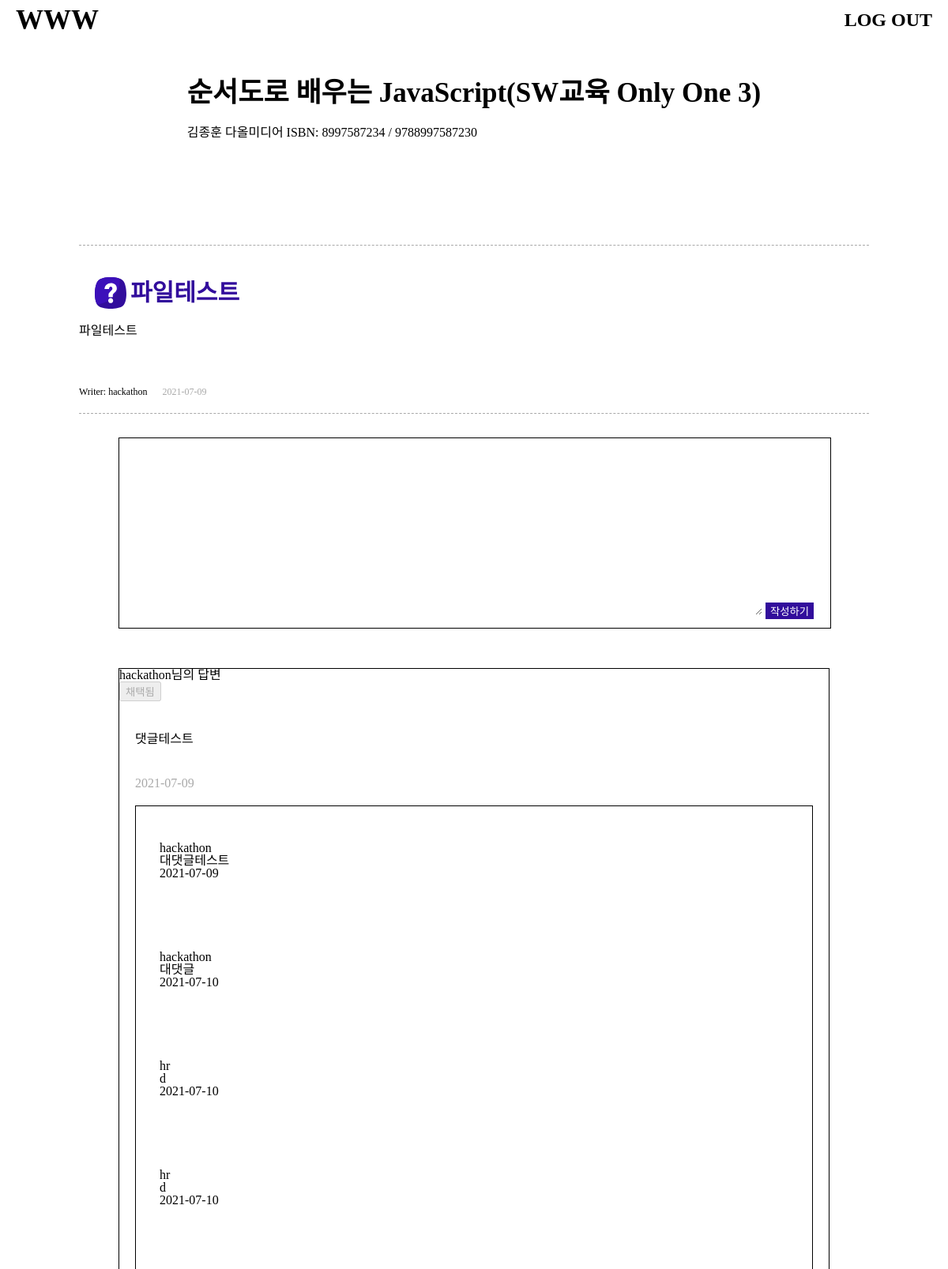
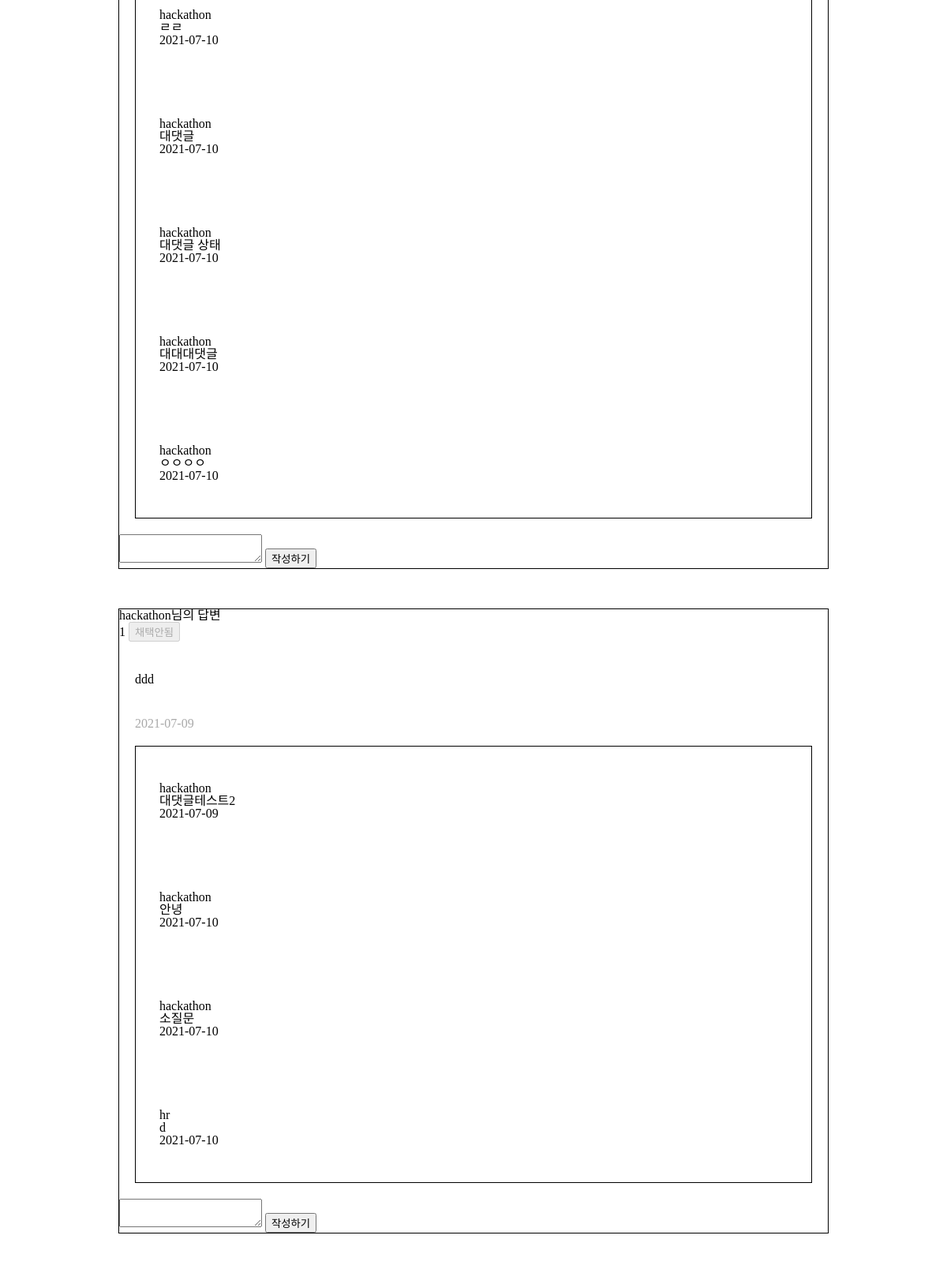
Screenshot of /qna/detail_back/4 (signed in, upper part) with the database file from the repository (2 pictures, top to bottom).
### qna/models.py (models this page shows, shortened)
class Book(models.Model):
    isbn = CharField(max_length=100)
    title = CharField(max_length=255)
    author = CharField(max_length=100)
    publisher = CharField(max_length=255)
    imageUrl = CharField(max_length=500, null=True)

class Qna(models.Model):
    room = ForeignKey(Room, on_delete=CASCADE)
    title = CharField(max_length=500)
    writer = ForeignKey(Profile, on_delete=CASCADE)
    content = TextField()
    isfile = BooleanField(default=False)
    pubdate = DateTimeField(auto_now_add=True)
    chapter = IntegerField()
    page = IntegerField()
    qnum = CharField(max_length=100, null=True)
    selected = BooleanField(default=False)

class Comment(models.Model):
    qna = ForeignKey(Qna, on_delete=CASCADE, null=True)
    writer = ForeignKey(Profile, on_delete=CASCADE)
    content = TextField()
    isfile = BooleanField(default=False)
    pubdate = DateTimeField(auto_now_add=True)
    parent = IntegerField()
    depth = IntegerField(default=1)
    selected = BooleanField(default=False)

### account/models.py (models this page shows, shortened)
class Profile(models.Model):
    user = OneToOneField(User, on_delete=models.CASCADE)
    point = IntegerField(default=0)
    nickname = CharField(max_length=45)

### qna/views.py (the view)
# urls.py: path('detail_back/<int:qna_id>', detail_back, name="detail_back"),
def detail_back(request, qna_id):
    qna = Qna.objects.get(id=qna_id)
    comments = Comment.objects.filter(qna = qna, parent = 0)
    replydict = {}
    for comment in comments:
        replylist = []
        replies = Comment.objects.filter(parent = comment.id)
        for reply in replies:
            replylist.append(reply)
        replydict[str(comment.id)] = replylist
    book = Book.objects.get(id = qna.room.book.id)
    profile = Profile.objects.get(user=request.user)
    if(qna.isfile):
        files = File.objects.filter(qna = qna, profile = profile)
    else:
        files = None
    return render(request, 'detail_back.html', {'qna': qna, "book": book, "files":files, "comments":comments, "replydict":replydict.items()})

### qna/templates/detail_back.html (shortened to what this page needs)
{% extends 'base.html' %}
{% load static %}
{% block style %}
<link rel="stylesheet" type="text/css" href="{% static 'css/detail.css' %}">
{% endblock %}
{% block content %}
    <header class="book-info-wrap">
        <div class="book-info-content">
            <div class="book-title">{{book.title}}</div>
            <div>
                <span>{{book.author}} </span>
                <span>{{book.publisher}} </span>
                <span>ISBN: {{book.isbn}} </span>
            </div>
        </div>
    </header>
    <article class="question-wrap">
        <div class="qna-header">
            <img class="question-mark" />
            <h3 class="qna-title">{{qna.title}}</h3>
        </div>
        <div class="question-content">{{qna.content}}</div>
        <div class="writer-wrap">
            <span class="qna-writer">Writer: {{qna.writer.nickname}}</span>
            <span class="qna-date">{{qna.pubdate | date:"Y-m-d"}}</span>
        </div>
    </article>
    <article class="reply-wrap">
        <div class="item-wrap">
            <div class="write-wrap">
                <textarea id="comment"></textarea>
                <button type="button" id="comment-btn">작성하기</button>
            </div>
            <div class="comment-wrap">
                {% for comment in comments%}
                    <div class="big-big-comment">
                        <h3>{{comment.writer.nickname}}님의 답변</h3>
                        <div class="is-selected">
                            {% if comment.selected %}
                                <button class="select-btn" disabled>채택됨</button>
                            {% else %}
                                {{qna.writer.user.id}}
                                {% if qna.selected %}
                                    <button class="select-btn" disabled>채택안됨</button>
                                {% elif qna.writer.user.id == request.user.id %}
                                    <button class="select-btn" value="{{comment.id}}" onclick="location.href='{% url 'selected' comment.id%}'">채택안됨</button>
                                {% else %}
                                    <button class="select-btn" disabled>채택안됨</button>
                                {% endif %}
                            {% endif %}
                        </div>
                        <div class="comment-wrap">
                            <div class="comment-content">{{comment.content}}</div>
                            <span class="comment-pubdate">{{comment.pubdate| date:"Y-m-d"}}</span>
                        </div>
                        <div class="small-comment">
                            <div class="reply-section{{comment.id}}">
                                {% for replylist, replies in replydict %}
                                    {% if comment.id|stringformat:"i" == replylist %}
                                        {% for reply in replies %}
                                        <div class="reply-item">
                                            <div>{{reply.writer.nickname}}</div>
                                            <div>{{reply.content}}</div>
                                            <span>{{reply.pubdate| date:"Y-m-d"}}</span>
                                        </div>
                                        {% endfor %}
                                    {% endif %}
                                {% endfor %}
                            </div>
                        </div>
                        <div>
                            <textarea id="reply{{comment.id}}"></textarea>
                            <button type="button" class="reply-btn" value='{{comment.id}}'>작성하기</button>
                        </div>
                    </div>
                {% endfor %}
            </div>
        </div>
    </article>
{% endblock %}

### hackathon/static/css/base.css (style rules this page uses)
html, body, div, span, applet, object, iframe, h1, h2, h3, h4, h5, h6, p, blockquote, pre, a, abbr, acronym, address, big, cite, code, del, dfn, em, img, ins, kbd, q, s, samp, small, strike, strong, sub, sup, tt, var, b, u, i, center, dl, dt, dd, ol, ul, li, fieldset, form, label, legend, table, caption, tbody, tfoot, thead, tr, th, td, article, aside, canvas, details, embed, figure, figcaption, footer, header, hgroup, menu, nav, output, ruby, section, summary, time, mark, audio, video { margin: 0; padding: 0; border: 0; font-size: 100%; font: inherit; vertical-align: baseline; }
article, aside, details, figcaption, figure, footer, header, hgroup, menu, nav, section { display: block; }
body { line-height: 1; }
body { font-family: 'Noto Sans KR'; }

### qna/static/css/detail.css (style rules this page uses)
.book-info-wrap { display: flex; flex-direction: row; justify-content: center; padding-bottom: 30px; }
.book-info-content { display: flex; flex-direction: column; justify-content: flex-start; }
.book-info-content div { margin: 0px 15px 25px; }
.book-title { font-size: 35px; font-weight: bold; margin-top: 0px; }
.question-wrap { padding: 20px 0px; border-top: 0.8px dashed #A9A9A9; border-bottom: 0.8px dashed #A9A9A9; }
.qna-header { padding: 20px; display: flex; flex-direction: row; }
.qna-title { font-size: 30px; font-weight: bold; color: #320D9C; display: inline-block; padding: 5px; }
.question-mark { display: inline-block; height: 40px; width: 40px; }
.question-content { width: 100%; padding-bottom: 60px; }
.writer-wrap span { font-size: 12px; margin-right: 15px; }
.qna-date { color: #A9A9A9; }
.reply-wrap { display: flex; flex-direction: row; justify-content: center; }
.item-wrap { width: 90%; margin: 20px; }
.write-wrap { margin: 10px 0px; padding: 20px 0px; width: 100%; border: solid 1px black; height: 200px; }
.write-wrap textarea { width: 90%; height: 100%; border: none; }
.write-wrap button { background-color: #320D9C; border: none; color: white; }
.big-big-comment { border: 1px solid black; margin: 50px 0px; }
.is-selected { display: inline; }
.comment-wrap { width: 100%; }
.comment-content { padding: 20px; margin: 20px 0px; }
.comment-pubdate { color: #A9A9A9; padding: 20px; }
.small-comment { border: 1px solid black; margin: 20px; }
.reply-item { padding: 45px 30px; }

### rows the page displays
Book: title "순서도로 배우는 JavaScript(SW교육 Only One 3)", author "김종훈", publisher "다올미디어", isbn "8997587234 / 9788997587230"
Qna: title "파일테스트", content "파일테스트", writer.nickname "hackathon", pubdate "2021-07-09", writer.user.id "1"
Comment: writer.nickname "hackathon", selected "채택됨", content "댓글테스트", pubdate "2021-07-09"
Comment: writer.nickname "hackathon", content "대댓글테스트", pubdate "2021-07-09"
Comment: writer.nickname "hackathon", content "대댓글", pubdate "2021-07-10"
Comment: writer.nickname "hr", content "d", pubdate "2021-07-10"
Comment: writer.nickname "hr", content "d", pubdate "2021-07-10"
Comment: writer.nickname "hackathon", content "ㄹㄹ", pubdate "2021-07-10"
Comment: writer.nickname "hackathon", content "대댓글", pubdate "2021-07-10"
Comment: writer.nickname "hackathon", content "대댓글 상태", pubdate "2021-07-10"
Comment: writer.nickname "hackathon", content "대대대댓글", pubdate "2021-07-10"
Comment: writer.nickname "hackathon", content "ㅇㅇㅇㅇ", pubdate "2021-07-10"
Comment: writer.nickname "hackathon", shows "채택안됨", content "ddd", pubdate "2021-07-09"
Comment: writer.nickname "hackathon", content "대댓글테스트2", pubdate "2021-07-09"
Comment: writer.nickname "hackathon", content "안녕", pubdate "2021-07-10"
Comment: writer.nickname "hackathon", content "소질문", pubdate "2021-07-10"
Comment: writer.nickname "hr", content "d", pubdate "2021-07-10"
